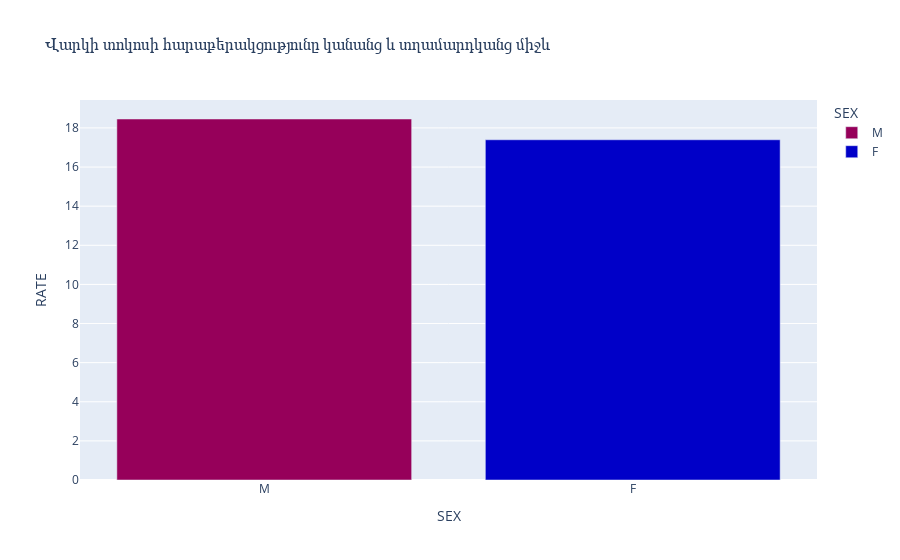

Here is the notebook cell this chart was saved with:
### Markdown cell above
### 6. Վարկի տոկոսի հարաբերակցությունը կանանց և տղամարդկանց միջև

### Code cell
rate = df.groupby('SEX')['RATE'].mean().sort_values(ascending=False)
rate_df = pd.DataFrame(list(rate.items()), columns=['SEX', 'RATE'])

fig = px.bar(rate_df, x='SEX', y='RATE', color_discrete_sequence=px.colors.sequential.Rainbow, color='SEX', title='Վարկի տոկոսի հարաբերակցությունը կանանց և տղամարդկանց միջև')

fig.show()

### Figure 1 — Plotly figure (JSON) as saved in the notebook; plotly's stock layout.template omitted (floating-point values rounded to 4 significant figures)
{"data": [{"alignmentgroup": "True", "hovertemplate": "SEX=%{x}<br>RATE=%{y}<extra></extra>", "legendgroup": "M", "marker": {"color": "rgb(150,0,90)", "pattern": {"shape": ""}}, "name": "M", "offsetgroup": "M", "orientation": "v", "showlegend": true, "textposition": "auto", "type": "bar", "x": ["M"], "xaxis": "x", "y": [18.46], "yaxis": "y"}, {"alignmentgroup": "True", "hovertemplate": "SEX=%{x}<br>RATE=%{y}<extra></extra>", "legendgroup": "F", "marker": {"color": "rgb(0,0,200)", "pattern": {"shape": ""}}, "name": "F", "offsetgroup": "F", "orientation": "v", "showlegend": true, "textposition": "auto", "type": "bar", "x": ["F"], "xaxis": "x", "y": [17.39], "yaxis": "y"}], "layout": {"barmode": "relative", "legend": {"title": {"text": "SEX"}, "tracegroupgap": 0}, "title": {"text": "Վարկի տոկոսի հարաբերակցությունը կանանց և տղամարդկանց միջև"}, "xaxis": {"anchor": "y", "categoryarray": ["M", "F"], "categoryorder": "array", "domain": [0, 1], "title": {"text": "SEX"}}, "yaxis": {"anchor": "x", "domain": [0, 1], "title": {"text": "RATE"}}}}
